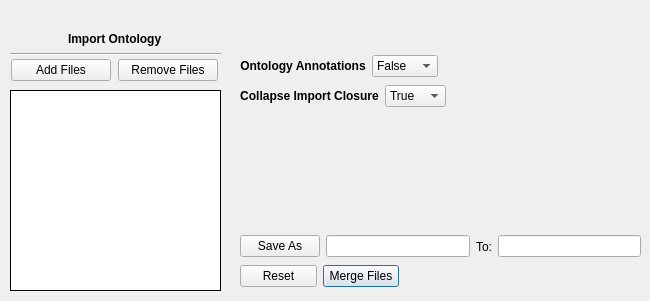
      <widget class="QWidget" name="merge">
       <attribute name="title">
        <string>Merge</string>
       </attribute>
       <widget class="QListWidget" name="mergeFileNames">
        <property name="geometry">
         <rect>
          <x>10</x>
          <y>90</y>
          <width>211</width>
          <height>201</height>
         </rect>
        </property>
        <property name="focusPolicy">
         <enum>Qt::ClickFocus</enum>
        </property>
        <property name="frameShape">
         <enum>QFrame::Box</enum>
        </property>
        <property name="frameShadow">
         <enum>QFrame::Plain</enum>
        </property>
       </widget>
       <widget class="QWidget" name="layoutWidget_2">
        <property name="geometry">
         <rect>
          <x>10</x>
          <y>50</y>
          <width>211</width>
          <height>41</height>
         </rect>
        </property>
        <layout class="QHBoxLayout" name="horizontalLayout">
         <item>
          <widget class="QPushButton" name="mergeAddFile">
           <property name="sizePolicy">
            <sizepolicy hsizetype="Ignored" vsizetype="Fixed">
             <horstretch>0</horstretch>
             <verstretch>0</verstretch>
            </sizepolicy>
           </property>
           <property name="minimumSize">
            <size>
             <width>100</width>
             <height>0</height>
            </size>
           </property>
           <property name="maximumSize">
            <size>
             <width>100</width>
             <height>16777215</height>
            </size>
           </property>
           <property name="focusPolicy">
            <enum>Qt::NoFocus</enum>
           </property>
           <property name="contextMenuPolicy">
            <enum>Qt::DefaultContextMenu</enum>
           </property>
           <property name="text">
            <string>Add Files</string>
           </property>
           <property name="default">
            <bool>false</bool>
           </property>
           <property name="flat">
            <bool>false</bool>
           </property>
          </widget>
         </item>
         <item>
          <widget class="QPushButton" name="mergeRemoveFile">
           <property name="sizePolicy">
            <sizepolicy hsizetype="Ignored" vsizetype="Fixed">
             <horstretch>0</horstretch>
             <verstretch>0</verstretch>
            </sizepolicy>
           </property>
           <property name="minimumSize">
            <size>
             <width>100</width>
             <height>0</height>
            </size>
           </property>
           <property name="maximumSize">
            <size>
             <width>100</width>
             <height>16777215</height>
            </size>
           </property>
           <property name="focusPolicy">
            <enum>Qt::NoFocus</enum>
           </property>
           <property name="text">
            <string>Remove Files</string>
           </property>
          </widget>
         </item>
        </layout>
       </widget>
       <widget class="QWidget" name="layoutWidget">
        <property name="geometry">
         <rect>
          <x>240</x>
          <y>230</y>
          <width>401</width>
          <height>33</height>
         </rect>
        </property>
        <layout class="QHBoxLayout" name="horizontalLayout_6">
         <item>
          <widget class="QPushButton" name="mergeSaveAs">
           <property name="focusPolicy">
            <enum>Qt::NoFocus</enum>
           </property>
           <property name="text">
            <string>Save As</string>
           </property>
          </widget>
         </item>
         <item>
          <widget class="QLineEdit" name="mergeNameSave">
           <property name="focusPolicy">
            <enum>Qt::NoFocus</enum>
           </property>
           <property name="text">
            <string/>
           </property>
           <property name="alignment">
            <set>Qt::AlignLeading|Qt::AlignLeft|Qt::AlignVCenter</set>
           </property>
           <property name="dragEnabled">
            <bool>false</bool>
           </property>
           <property name="placeholderText">
            <string/>
           </property>
           <property name="clearButtonEnabled">
            <bool>false</bool>
           </property>
          </widget>
         </item>
         <item>
          <widget class="QLabel" name="label">
           <property name="text">
            <string>To:</string>
           </property>
           <property name="alignment">
            <set>Qt::AlignCenter</set>
           </property>
          </widget>
         </item>
         <item>
          <widget class="QLineEdit" name="mergeSavePath">
           <property name="focusPolicy">
            <enum>Qt::NoFocus</enum>
           </property>
          </widget>
         </item>
        </layout>
       </widget>
       <widget class="QWidget" name="layoutWidget">
        <property name="geometry">
         <rect>
          <x>240</x>
          <y>260</y>
          <width>159</width>
          <height>32</height>
         </rect>
        </property>
        <layout class="QHBoxLayout" name="horizontalLayout_7">
         <item>
          <widget class="QPushButton" name="mergeReset">
           <property name="sizePolicy">
            <sizepolicy hsizetype="Expanding" vsizetype="Fixed">
             <horstretch>0</horstretch>
             <verstretch>0</verstretch>
            </sizepolicy>
           </property>
           <property name="maximumSize">
            <size>
             <width>150</width>
             <height>16777215</height>
            </size>
           </property>
           <property name="focusPolicy">
            <enum>Qt::NoFocus</enum>
           </property>
           <property name="text">
            <string>Reset</string>
           </property>
          </widget>
         </item>
         <item>
          <widget class="QPushButton" name="mergeButton">
           <property name="sizePolicy">
            <sizepolicy hsizetype="Expanding" vsizetype="Fixed">
             <horstretch>0</horstretch>
             <verstretch>0</verstretch>
            </sizepolicy>
           </property>
           <property name="minimumSize">
            <size>
             <width>0</width>
             <height>0</height>
            </size>
           </property>
           <property name="maximumSize">
            <size>
             <width>150</width>
             <height>16777215</height>
            </size>
           </property>
           <property name="font">
            <font>
             <family>Arial</family>
             <pointsize>9</pointsize>
             <bold>false</bold>
             <kerning>true</kerning>
            </font>
           </property>
           <property name="focusPolicy">
            <enum>Qt::NoFocus</enum>
           </property>
           <property name="autoFillBackground">
            <bool>false</bool>
           </property>
           <property name="text">
            <string>Merge Files</string>
           </property>
           <property name="checkable">
            <bool>false</bool>
           </property>
           <property name="checked">
            <bool>false</bool>
           </property>
           <property name="autoExclusive">
            <bool>false</bool>
           </property>
           <property name="autoDefault">
            <bool>false</bool>
           </property>
           <property name="default">
            <bool>true</bool>
           </property>
           <property name="flat">
            <bool>false</bool>
           </property>
          </widget>
         </item>
        </layout>
       </widget>
       <widget class="QWidget" name="layoutWidget">
        <property name="geometry">
         <rect>
          <x>240</x>
          <y>50</y>
          <width>198</width>
          <height>32</height>
         </rect>
        </property>
        <layout class="QHBoxLayout" name="horizontalLayout_24">
         <item alignment="Qt::AlignLeft">
          <widget class="QLabel" name="label_7">
           <property name="font">
            <font>
             <family>Arial</family>
             <pointsize>9</pointsize>
             <bold>true</bold>
             <kerning>true</kerning>
            </font>
           </property>
           <property name="text">
            <string>Ontology Annotations</string>
           </property>
           <property name="alignment">
            <set>Qt::AlignCenter</set>
           </property>
          </widget>
         </item>
         <item>
          <widget class="QComboBox" name="mergeOntologyAnnotations">
           <property name="focusPolicy">
            <enum>Qt::NoFocus</enum>
           </property>
           <property name="editable">
            <bool>false</bool>
           </property>
           <property name="currentText">
            <string>False</string>
           </property>
           <item>
            <property name="text">
             <string>False</string>
            </property>
           </item>
           <item>
            <property name="text">
             <string>True</string>
            </property>
           </item>
          </widget>
         </item>
        </layout>
       </widget>
       <widget class="QWidget" name="layoutWidget">
        <property name="geometry">
         <rect>
          <x>240</x>
          <y>80</y>
          <width>206</width>
          <height>32</height>
         </rect>
        </property>
        <layout class="QHBoxLayout" name="horizontalLayout_25">
         <item alignment="Qt::AlignLeft">
          <widget class="QLabel" name="label_6">
           <property name="font">
            <font>
             <family>Arial</family>
             <pointsize>9</pointsize>
             <bold>true</bold>
            </font>
           </property>
           <property name="text">
            <string>Collapse Import Closure</string>
           </property>
           <property name="alignment">
            <set>Qt::AlignCenter</set>
           </property>
          </widget>
         </item>
         <item>
          <widget class="QComboBox" name="mergeImportClosure">
           <property name="focusPolicy">
            <enum>Qt::NoFocus</enum>
           </property>
           <property name="editable">
            <bool>false</bool>
           </property>
           <property name="currentText">
            <string>True</string>
           </property>
           <item>
            <property name="text">
             <string>True</string>
            </property>
           </item>
           <item>
            <property name="text">
             <string>False</string>
            </property>
           </item>
          </widget>
         </item>
        </layout>
       </widget>
       <widget class="QWidget" name="">
        <property name="geometry">
         <rect>
          <x>10</x>
          <y>30</y>
          <width>211</width>
          <height>26</height>
         </rect>
        </property>
        <layout class="QVBoxLayout" name="verticalLayout_5">
         <item alignment="Qt::AlignHCenter">
          <widget class="QLabel" name="label_74">
           <property name="font">
            <font>
             <family>Arial</family>
             <pointsize>9</pointsize>
             <bold>true</bold>
            </font>
           </property>
           <property name="text">
            <string>Import Ontology</string>
           </property>
          </widget>
         </item>
         <item>
          <widget class="Line" name="line_12">
           <property name="orientation">
            <enum>Qt::Horizontal</enum>
           </property>
          </widget>
         </item>
        </layout>
       </widget>
      </widget>
